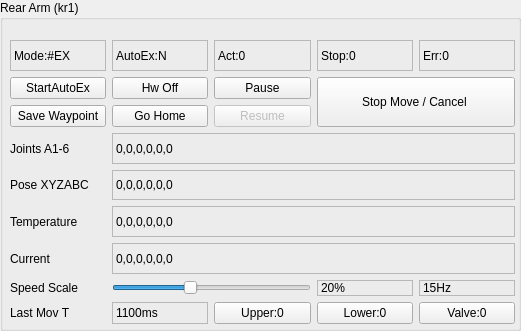
       <widget class="QGroupBox" name="reararmgroupBox">
        <property name="geometry">
         <rect>
          <x>50</x>
          <y>10</y>
          <width>521</width>
          <height>331</height>
         </rect>
        </property>
        <property name="sizePolicy">
         <sizepolicy hsizetype="Fixed" vsizetype="Fixed">
          <horstretch>0</horstretch>
          <verstretch>0</verstretch>
         </sizepolicy>
        </property>
        <property name="title">
         <string>Rear Arm (kr1)</string>
        </property>
        <widget class="QWidget" name="verticalLayoutWidget">
         <property name="geometry">
          <rect>
           <x>10</x>
           <y>40</y>
           <width>505</width>
           <height>284</height>
          </rect>
         </property>
         <layout class="QGridLayout" name="gridLayout">
          <item row="8" column="1">
           <widget class="QLabel" name="lastMoveTLabel_1">
            <property name="frameShape">
             <enum>QFrame::StyledPanel</enum>
            </property>
            <property name="text">
             <string>1100ms</string>
            </property>
           </widget>
          </item>
          <item row="1" column="2">
           <widget class="QPushButton" name="pauseMoveButton_1">
            <property name="text">
             <string>Pause</string>
            </property>
           </widget>
          </item>
          <item row="7" column="0">
           <widget class="QLabel" name="label_7">
            <property name="text">
             <string>Speed Scale</string>
            </property>
           </widget>
          </item>
          <item row="4" column="0">
           <widget class="QLabel" name="label_4">
            <property name="text">
             <string>Pose XYZABC</string>
            </property>
           </widget>
          </item>
          <item row="5" column="0">
           <widget class="QLabel" name="label_5">
            <property name="text">
             <string>Temperature</string>
            </property>
           </widget>
          </item>
          <item row="0" column="1">
           <widget class="QLabel" name="autoExLabel_1">
            <property name="frameShape">
             <enum>QFrame::StyledPanel</enum>
            </property>
            <property name="text">
             <string>AutoEx:N</string>
            </property>
           </widget>
          </item>
          <item row="0" column="0">
           <widget class="QLabel" name="krcModeLabel_1">
            <property name="frameShape">
             <enum>QFrame::StyledPanel</enum>
            </property>
            <property name="text">
             <string>Mode:#EX</string>
            </property>
           </widget>
          </item>
          <item row="3" column="0">
           <widget class="QLabel" name="label_3">
            <property name="text">
             <string>Joints A1-6</string>
            </property>
           </widget>
          </item>
          <item row="0" column="2">
           <widget class="QLabel" name="actionCodeLabel_1">
            <property name="frameShape">
             <enum>QFrame::StyledPanel</enum>
            </property>
            <property name="text">
             <string>Act:0</string>
            </property>
           </widget>
          </item>
          <item row="6" column="0">
           <widget class="QLabel" name="label_6">
            <property name="text">
             <string>Current</string>
            </property>
           </widget>
          </item>
          <item row="2" column="2">
           <widget class="QPushButton" name="resumeMoveButton_1">
            <property name="enabled">
             <bool>false</bool>
            </property>
            <property name="text">
             <string>Resume</string>
            </property>
           </widget>
          </item>
          <item row="8" column="0">
           <widget class="QLabel" name="label_8">
            <property name="text">
             <string>Last Mov T</string>
            </property>
           </widget>
          </item>
          <item row="0" column="3">
           <widget class="QLabel" name="stopCodeLabel_1">
            <property name="frameShape">
             <enum>QFrame::StyledPanel</enum>
            </property>
            <property name="text">
             <string>Stop:0</string>
            </property>
           </widget>
          </item>
          <item row="0" column="4">
           <widget class="QLabel" name="errorCodeLabel_1">
            <property name="frameShape">
             <enum>QFrame::StyledPanel</enum>
            </property>
            <property name="text">
             <string>Err:0</string>
            </property>
           </widget>
          </item>
          <item row="3" column="1" colspan="4">
           <widget class="QLabel" name="jointsLabel_1">
            <property name="font">
             <font>
              <weight>50</weight>
              <bold>false</bold>
             </font>
            </property>
            <property name="frameShape">
             <enum>QFrame::StyledPanel</enum>
            </property>
            <property name="text">
             <string>0,0,0,0,0,0</string>
            </property>
            <property name="alignment">
             <set>Qt::AlignLeading|Qt::AlignLeft|Qt::AlignVCenter</set>
            </property>
           </widget>
          </item>
          <item row="4" column="1" colspan="4">
           <widget class="QLabel" name="poseLabel_1">
            <property name="frameShape">
             <enum>QFrame::StyledPanel</enum>
            </property>
            <property name="text">
             <string>0,0,0,0,0,0</string>
            </property>
            <property name="alignment">
             <set>Qt::AlignLeading|Qt::AlignLeft|Qt::AlignVCenter</set>
            </property>
           </widget>
          </item>
          <item row="5" column="1" colspan="4">
           <widget class="QLabel" name="tempLabel_1">
            <property name="frameShape">
             <enum>QFrame::StyledPanel</enum>
            </property>
            <property name="text">
             <string>0,0,0,0,0,0</string>
            </property>
            <property name="alignment">
             <set>Qt::AlignLeading|Qt::AlignLeft|Qt::AlignVCenter</set>
            </property>
           </widget>
          </item>
          <item row="6" column="1" colspan="4">
           <widget class="QLabel" name="currentLabel_1">
            <property name="frameShape">
             <enum>QFrame::StyledPanel</enum>
            </property>
            <property name="text">
             <string>0,0,0,0,0,0</string>
            </property>
            <property name="alignment">
             <set>Qt::AlignLeading|Qt::AlignLeft|Qt::AlignVCenter</set>
            </property>
           </widget>
          </item>
          <item row="8" column="2">
           <widget class="QPushButton" name="doUpPushButton_1">
            <property name="text">
             <string>Upper:0</string>
            </property>
           </widget>
          </item>
          <item row="8" column="3">
           <widget class="QPushButton" name="doLoPushButton_1">
            <property name="text">
             <string>Lower:0</string>
            </property>
           </widget>
          </item>
          <item row="1" column="0">
           <widget class="QPushButton" name="startAutoExButton_1">
            <property name="text">
             <string>StartAutoEx</string>
            </property>
           </widget>
          </item>
          <item row="1" column="1">
           <widget class="QPushButton" name="disablebutton_1">
            <property name="text">
             <string>Hw Off</string>
            </property>
           </widget>
          </item>
          <item row="1" column="3" rowspan="2" colspan="2">
           <widget class="QPushButton" name="stopMoveButton_1">
            <property name="sizePolicy">
             <sizepolicy hsizetype="Minimum" vsizetype="Expanding">
              <horstretch>0</horstretch>
              <verstretch>0</verstretch>
             </sizepolicy>
            </property>
            <property name="text">
             <string>Stop Move / Cancel </string>
            </property>
           </widget>
          </item>
          <item row="2" column="0">
           <widget class="QPushButton" name="saveWaypointButton_1">
            <property name="text">
             <string>Save Waypoint</string>
            </property>
           </widget>
          </item>
          <item row="2" column="1">
           <widget class="QPushButton" name="goHomeButton_1">
            <property name="text">
             <string>Go Home</string>
            </property>
           </widget>
          </item>
          <item row="7" column="1" colspan="2">
           <widget class="QSlider" name="speedHorizontalSlider_1">
            <property name="mouseTracking">
             <bool>true</bool>
            </property>
            <property name="autoFillBackground">
             <bool>false</bool>
            </property>
            <property name="minimum">
             <number>1</number>
            </property>
            <property name="maximum">
             <number>50</number>
            </property>
            <property name="sliderPosition">
             <number>20</number>
            </property>
            <property name="orientation">
             <enum>Qt::Horizontal</enum>
            </property>
           </widget>
          </item>
          <item row="7" column="3">
           <widget class="QLabel" name="speedLabel_1">
            <property name="frameShape">
             <enum>QFrame::StyledPanel</enum>
            </property>
            <property name="text">
             <string>20%</string>
            </property>
           </widget>
          </item>
          <item row="7" column="4">
           <widget class="QLabel" name="refreshLabel_1">
            <property name="frameShape">
             <enum>QFrame::StyledPanel</enum>
            </property>
            <property name="text">
             <string>15Hz</string>
            </property>
           </widget>
          </item>
          <item row="8" column="4">
           <widget class="QPushButton" name="doValvePushButton_1">
            <property name="text">
             <string>Valve:0</string>
            </property>
           </widget>
          </item>
         </layout>
        </widget>
       </widget>
